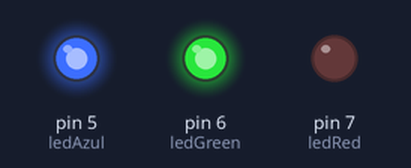
A sketch run on a simulated Arduino Uno, built with avr-gcc and run on an emulated ATmega328P. On the bench: output pins drawn as LEDs (lit = HIGH).

Above: at 0.5 s.
At 2.5 s:
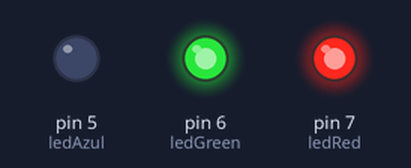
At 3.5 s:
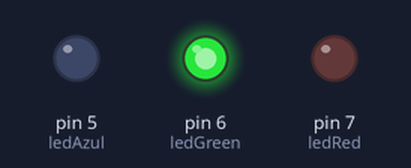
At 4.5 s:
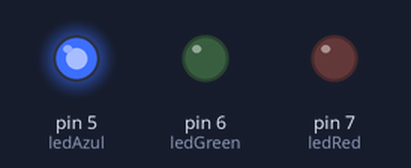
At 6.5 s:
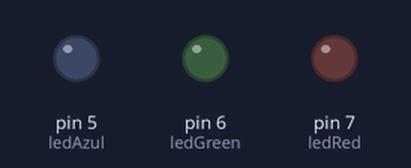
At 9.5 s:
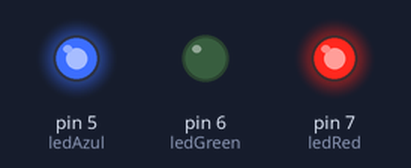
Timing chart, 0 to 10.4 s (numbered marks = the images above):
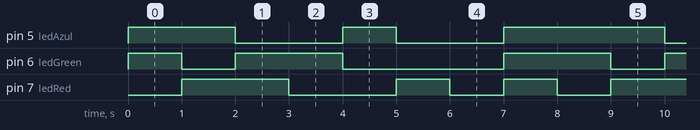

Measured:
- by itself, pin 5 (ledAzul): repeats every 8.0 s: LOW 2.0 s, HIGH 1.0 s, LOW 2.0 s, HIGH 3.0 s
- by itself, pin 6 (ledGreen): repeats every 8.0 s: LOW 1.0 s, HIGH 2.0 s, LOW 3.0 s, HIGH 2.0 s
- by itself, pin 7 (ledRed): repeats every 8.0 s: LOW 2.0 s, 2 × (HIGH 1.0 s, LOW 1.0 s), HIGH 2.0 s

The sketch:

6_luzes_coloridas.ino
```cpp
//Projeto 6 - Luzes Coloridas

int ledRed = 7;      //pino LED Vermelho
int ledGreen = 6;    //pino LED Verde
int ledAzul = 5;     //pino LED Azul

void setup() {
  pinMode(ledRed, OUTPUT);
  pinMode(ledGreen, OUTPUT);
  pinMode(ledAzul, OUTPUT);
  //apagaLed();
}

void loop() {
  acendeVermelho();
  delay(1000);
  acendeVerde();
  delay(1000);
  acendeAzul();
  delay(1000);
  acendeMargenta();
  delay(1000);
  acendeAmarelo();
  delay(1000);
  acendeCiano();
  delay(1000);
  acendeBranco();
  delay(1000);
  apagaLed();
  delay(1000);
}

//Funções que acendem uma cor e apaga as outras.
void acendeVermelho() {
  digitalWrite(ledRed, LOW);
  digitalWrite(ledGreen, HIGH);
  digitalWrite(ledAzul, HIGH);
}

void acendeVerde() {
  digitalWrite(ledRed, HIGH);
  digitalWrite(ledGreen, LOW);
  digitalWrite(ledAzul, HIGH);
}

void acendeAzul() {
  digitalWrite(ledRed, HIGH);
  digitalWrite(ledGreen, HIGH);
  digitalWrite(ledAzul, LOW);
}

void acendeMargenta() {
  digitalWrite(ledRed, LOW);
  digitalWrite(ledGreen, HIGH);
  digitalWrite(ledAzul, LOW);
}

void acendeAmarelo() {
  digitalWrite(ledRed, LOW);
  digitalWrite(ledGreen, LOW);
  digitalWrite(ledAzul, HIGH);
}

void acendeCiano() {
  digitalWrite(ledRed, HIGH);
  digitalWrite(ledGreen, LOW);
  digitalWrite(ledAzul, LOW);
}

void acendeBranco() {
  digitalWrite(ledRed, LOW);
  digitalWrite(ledGreen, LOW);
  digitalWrite(ledAzul, LOW);
}


//Função que apaga p LED.
void apagaLed() {
  digitalWrite(ledRed, HIGH);
  digitalWrite(ledGreen, HIGH);
  digitalWrite(ledAzul, HIGH);
}
```
